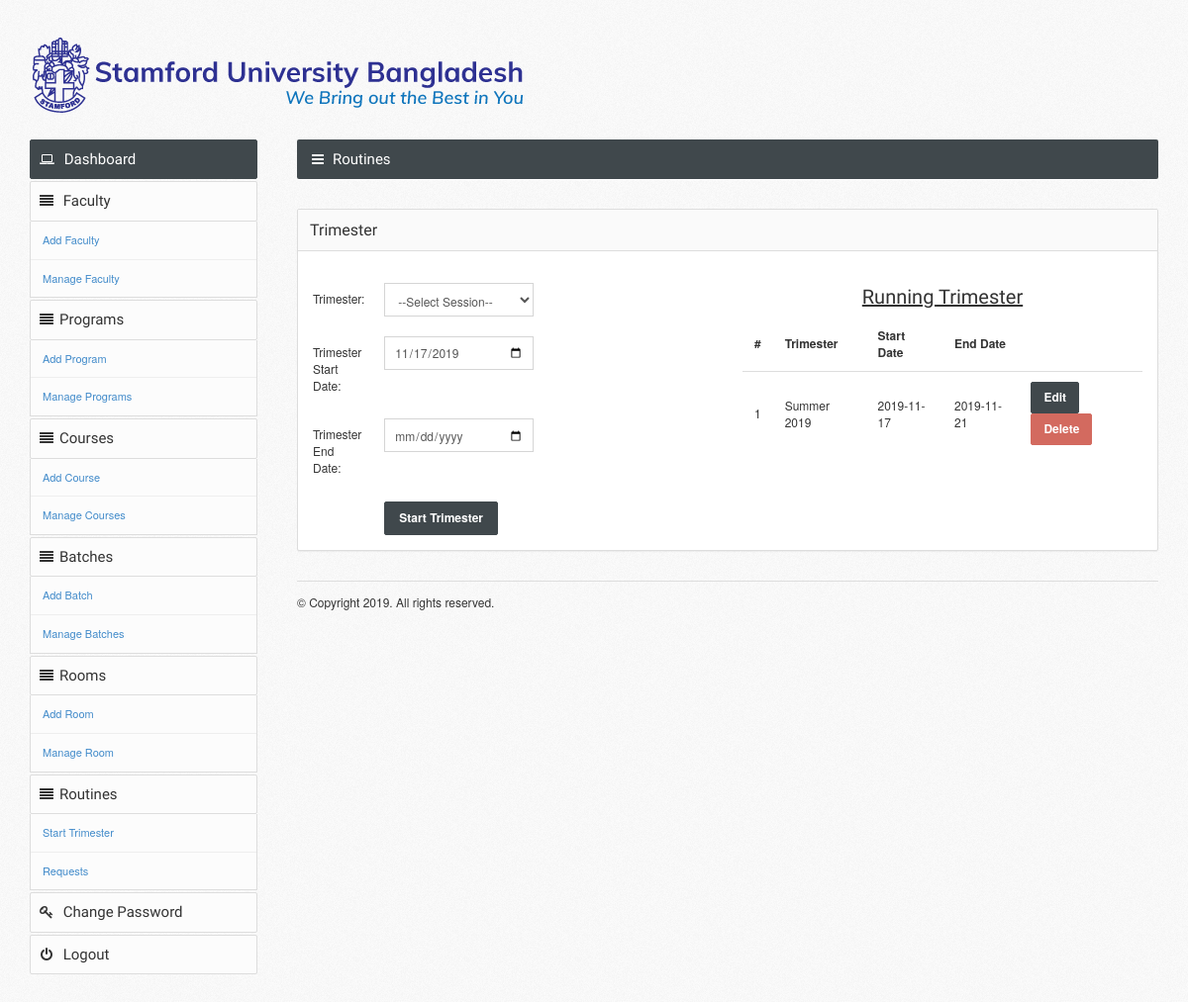
Screenshot of /admin/start_trimester.php (signed in) with the database file from the repository.
### tables this page shows
CREATE TABLE `trimester` (
  `id` int(11) NOT NULL,
  `session` varchar(50) NOT NULL,
  `start_date` date NOT NULL,
  `end_date` date NOT NULL,
  `status` int(1) NOT NULL DEFAULT '1'
);

### admin/start_trimester.php (the view, shortened to what this page needs)
<?php include 'includes/session.php';?>
<!DOCTYPE html>
<html lang="en">
<?php include 'includes/head.php';?>
<body>
    <?php include 'includes/header.php';?>
    <div class="page-container container-fluid">
        <?php include 'includes/sidebar.php';?>
        <div class="page-content">
        	<div class="page-title">
                <h5><i class="fa fa-bars"></i>Routines</h5>
            </div>
            <div class="panel panel-default">
                <div class="panel-heading">
                    <h6 class="panel-title">Trimester</h6>
                </div>
                <div class="panel-body">
                    <div class="row">
                        <div class="col-md-6">
                            <form class="form-horizontal" method="post"  >
                      <br>
                        <div class="form-group">
                        <label class="col-sm-2 control-label">Trimester: </label>
                        <div class="col-sm-5">
                            <select data-placeholder="Choose a Country..." name="session" class="form-control select" tabindex="2" required>
                               <?php if(isset($_GET['edit_id'])){
                                echo '<option value="'.$select_row['id'].'">'.$select_row['session'].'</option>';
                                    }
                                else{
                                ?>
                                <option value="">--Select Session--</option>
                                <?php
                                }
                                    ?>
                            </select>
                    </div>
                </div>
                        <div class="form-group" id="dateformat">
                            <label class="col-sm-2 control-label">Trimester Start Date: </label>
                            <div class="col-sm-5">
                                <input class="form-control" type="date" name="start_date" id="startingdate" data-date-format="DD MMMM YYYY" value="<?php if(isset($_GET['edit_id'])){
                                echo date($select_row['start_date']);
}
    else
    echo date('Y-m-d'); ?>">
                            </div>
                        </div>
                        <div class="form-group" id="dateformat">
                            <label class="col-sm-2 control-label">Trimester End Date: </label>
                            <div class="col-sm-5">
                                <input class="form-control" type="date" name="end_date" required value="<?php if(isset($_GET['edit_id'])){
                                echo date($select_row['end_date']);
} ?>">
                            </div>
                        </div>
                        <div class="text-right">
                           <div class="col-md-6">
                            <input type="submit" name="<?php if(isset($_GET['edit_id'])){echo "update_trimester";} else echo "start_trimester";?>" id="add" value="<?php if(isset($_GET['edit_id'])){echo "Update Trimester";} else echo "Start Trimester";?>" class="btn btn-primary" >
                           </div>
                        </div>
            </form>
                        </div>
                        <div class="col-md-6">
                           <center><h3><u>Running Trimester</u></h3></center>
                            <div class="datatable">
                    <table class="table">
                        <thead>
                            <tr>
                                <th>#</th>
                                <th>Trimester</th>
                                <th>Start Date</th>
                                <th>End Date</th>
                            </tr>
                        </thead>
                        <tbody>
                           <?php
                            $count=1;
                            $query="SELECT * FROM trimester where status=1";
                            $run=mysqli_query($conn,$query);
                                if(mysqli_num_rows($run)>0){
                                    while($row=mysqli_fetch_array($run)){
                            ?>
                            <tr>
                                <td><?php echo $count;?></td>
                                <td><?php echo $row['session'];?></td>
                                <td><?php echo $row['start_date'];?></td>
                                <td><?php echo $row['end_date'];?></td>
                                <td>
                                <a href="start_trimester.php?edit_id=<?php echo $row['id'];?>" class="btn btn-sm btn-primary">Edit</a>
                                <a href="start_trimester.php?delete_id=<?php echo $row['id'];?>" class="btn btn-sm btn-danger" onclick="return confirm('Are you sure you want to delete this trimester?');">Delete</a>
                                </td>
                            </tr>
                            <?php
                                    $count++;
                                    }
                                }
                            ?>
                        </tbody>
                    </table>
                </div>
                        </div>
                    </div>
                </div>
            </div>
            <?php include 'includes/footer.php';?>
        </div>
    </div>
</body>
</html>

### admin/css/styles.css (style rules this page uses)
@media (min-width: 768px) { a, .btn, .caret, .close, .sidebar, .select2-choice abbr, .select2-highlighted, .ui-slider-range, .ui-datepicker-trigger, .ui-timepicker-list li, .checker span:after, .checker span, .navbar-toggle, .thumb-options, .select2-arrow b, .thumb-zoom img, .fc-button, .page-content { -webkit-transition: all 0.15s ease-in-out; -moz-transition: all 0.15s ease-in-out; -o-transition: all 0.15s ease-in-out; transition: all 0.15s ease-in-out; } }
.fa { position: relative; font-size: 14px; min-width: 14px; text-align: center; }
h1, h2, h3, h4, h5, h6, .navigation > li > a, .stats li span { font-family: 'Cuprum', sans-serif; font-weight: normal; }
.page-content { margin-left: 270px; }
.page-title { color: #fff; background-color: #40484C; -moz-box-shadow: 0 1px 0 #fff; -webkit-box-shadow: 0 1px 0 #FFF; box-shadow: 0 1px 0 #FFF; border-radius: 2px; margin-bottom: 30px; }
.page-title:after { content: ""; display: table; clear: both; }
.page-title h5 { margin: 0; float: left; display: block; font-size: 15px; padding: 13px 14px 12px 14px; line-height: 1; }

### rows the page displays
trimester: session "Summer 2019", start_date "2019-11-17", end_date "2019-11-21"
